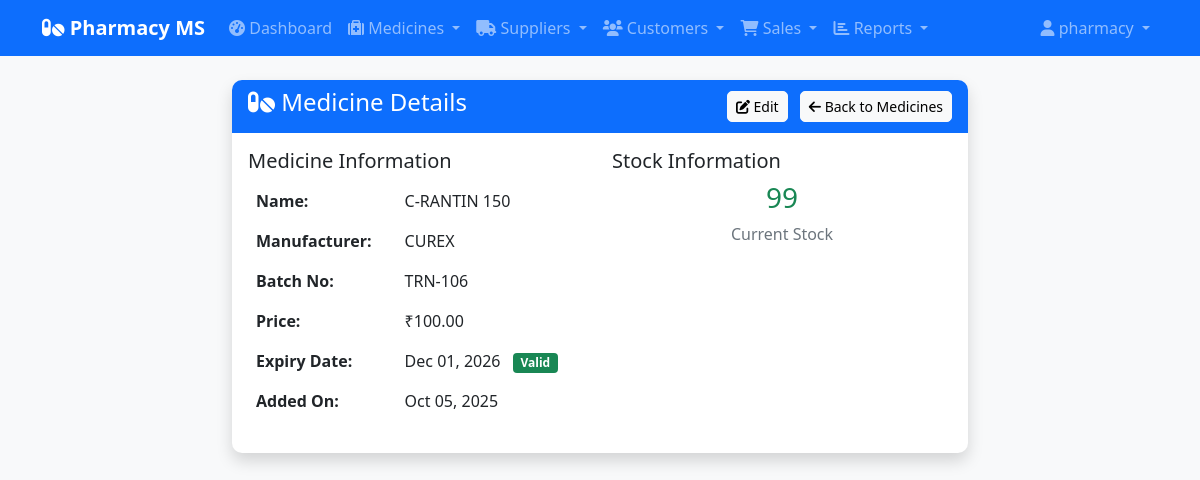
The page /medicines/2/ (signed in) on the database its author committed.
### medicines/models.py (models this page shows, shortened)
class Medicine(models.Model):
    name = models.CharField(max_length=100)
    manufacturer = models.CharField(max_length=100)
    batch_no = models.CharField(max_length=50)
    quantity = models.PositiveIntegerField()
    price = models.FloatField()
    expiry_date = models.DateField()
    added_on = models.DateTimeField(auto_now_add=True)

### medicines/views.py (the view)
# urls.py: path('<int:pk>/', views.medicine_detail, name='medicine_detail'),
@login_required
def medicine_detail(request, pk):
    medicine = get_object_or_404(Medicine, pk=pk)
    return render(request, 'medicines/medicine_detail.html', {'medicine': medicine})

### templates/medicines/medicine_detail.html (shortened to what this page needs)
{% extends 'base.html' %}
{% block content %}
<div class="row justify-content-center">
    <div class="col-lg-8">
        <div class="card shadow">
            <div class="card-header bg-primary text-white d-flex justify-content-between align-items-center">
                <h4><i class="fas fa-pills"></i> Medicine Details</h4>
                <div>
                    <a href="{% url 'medicines:medicine_update' medicine.pk %}" class="btn btn-light btn-sm me-2">
                        <i class="fas fa-edit"></i> Edit
                    </a>
                    <a href="{% url 'medicines:medicine_list' %}" class="btn btn-light btn-sm">
                        <i class="fas fa-arrow-left"></i> Back to Medicines
                    </a>
                </div>
            </div>
            <div class="card-body">
                <div class="row">
                    <div class="col-md-6">
                        <h5>Medicine Information</h5>
                        <table class="table table-borderless">
                            <tr>
                                <td><strong>Name:</strong></td>
                                <td>{{ medicine.name }}</td>
                            </tr>
                            <tr>
                                <td><strong>Manufacturer:</strong></td>
                                <td>{{ medicine.manufacturer }}</td>
                            </tr>
                            <tr>
                                <td><strong>Batch No:</strong></td>
                                <td>{{ medicine.batch_no }}</td>
                            </tr>
                            <tr>
                                <td><strong>Price:</strong></td>
                                <td>₹{{ medicine.price|floatformat:2 }}</td>
                            </tr>
                            <tr>
                                <td><strong>Expiry Date:</strong></td>
                                <td>
                                    {{ medicine.expiry_date|date:"M d, Y" }}
                                    {% if medicine.expiry_date < today %}
                                        <span class="badge bg-danger ms-2">Expired</span>
                                    {% elif medicine.expiry_date <= expiry_warning_date %}
                                        <span class="badge bg-warning ms-2">Expiring Soon</span>
                                    {% else %}
                                        <span class="badge bg-success ms-2">Valid</span>
                                    {% endif %}
                                </td>
                            </tr>
                            <tr>
                                <td><strong>Added On:</strong></td>
                                <td>{{ medicine.added_on|date:"M d, Y" }}</td>
                            </tr>
                        </table>
                    </div>
                    <div class="col-md-6">
                        <h5>Stock Information</h5>
                        <div class="text-center">
                            <div class="mb-3">
                                <h3 class="{% if medicine.quantity <= 5 %}text-danger{% elif medicine.quantity <= 10 %}text-warning{% else %}text-success{% endif %}">
                                    {{ medicine.quantity }}
                                </h3>
                                <p class="text-muted">Current Stock</p>
                            </div>
                        </div>
                    </div>
                </div>
            </div>
        </div>
    </div>
</div>
{% endblock %}

### templates/base.html (shortened to what this page needs)
<!DOCTYPE html>
<html lang="en">
<head>
    <link href="https://cdn.jsdelivr.net/npm/bootstrap@5.1.3/dist/css/bootstrap.min.css" rel="stylesheet">
    <link href="https://cdnjs.cloudflare.com/ajax/libs/font-awesome/6.0.0/css/all.min.css" rel="stylesheet">
    {% load static %}
    <link rel="stylesheet" href="{% static 'css/style.css' %}">
</head>
<body>
    <nav class="navbar navbar-expand-lg navbar-dark bg-primary">
        <div class="container">
            <a class="navbar-brand" href="{% url 'reports:dashboard' %}">
                <i class="fas fa-pills"></i> Pharmacy MS
            </a>
            <div class="collapse navbar-collapse" id="navbarNav">
                <ul class="navbar-nav me-auto">
                    <li class="nav-item">
                        <a class="nav-link" href="{% url 'reports:dashboard' %}">
                            <i class="fas fa-tachometer-alt"></i> Dashboard
                        </a>
                    </li>
                    <li class="nav-item dropdown">
                        <a class="nav-link dropdown-toggle" href="#" id="medicinesDropdown" role="button" data-bs-toggle="dropdown">
                            <i class="fas fa-medkit"></i> Medicines
                        </a>
                    </li>
                    <li class="nav-item dropdown">
                        <a class="nav-link dropdown-toggle" href="#" id="suppliersDropdown" role="button" data-bs-toggle="dropdown">
                            <i class="fas fa-truck"></i> Suppliers
                        </a>
                    </li>
                    <li class="nav-item dropdown">
                        <a class="nav-link dropdown-toggle" href="#" id="customersDropdown" role="button" data-bs-toggle="dropdown">
                            <i class="fas fa-users"></i> Customers
                        </a>
                    </li>
                    <li class="nav-item dropdown">
                        <a class="nav-link dropdown-toggle" href="#" id="salesDropdown" role="button" data-bs-toggle="dropdown">
                            <i class="fas fa-shopping-cart"></i> Sales
                        </a>
                    </li>
                    <li class="nav-item dropdown">
                        <a class="nav-link dropdown-toggle" href="#" id="reportsDropdown" role="button" data-bs-toggle="dropdown">
                            <i class="fas fa-chart-bar"></i> Reports
                        </a>
                    </li>
                </ul>
                <ul class="navbar-nav">
                    <li class="nav-item dropdown">
                        <a class="nav-link dropdown-toggle" href="#" id="userDropdown" role="button" data-bs-toggle="dropdown">
                            <i class="fas fa-user"></i> {{ user.username }}
                        </a>
                    </li>
                </ul>
            </div>
        </div>
    </nav>
    <div class="container mt-4">
        {% block content %}{% endblock %}
    </div>
</body>
</html>

### static/css/style.css (style rules this page uses)
body { background-color: #f8f9fa; }
.navbar-brand { font-weight: bold; }
.card { border: none; border-radius: 10px; box-shadow: 0 2px 10px rgba(0,0,0,0.1); }
.card-header { border-radius: 10px 10px 0 0 !important; border: none; }
.btn { border-radius: 5px; }
.badge { font-size: 0.75em; }

### rows shown on the page
Medicine: name "C-RANTIN 150", manufacturer "CUREX", batch_no "TRN-106", price "100.00", expiry_date "Dec 01, 2026", added_on "Oct 05, 2025", quantity "99"

### other values the page prints
{{ user.username }} "pharmacy"
